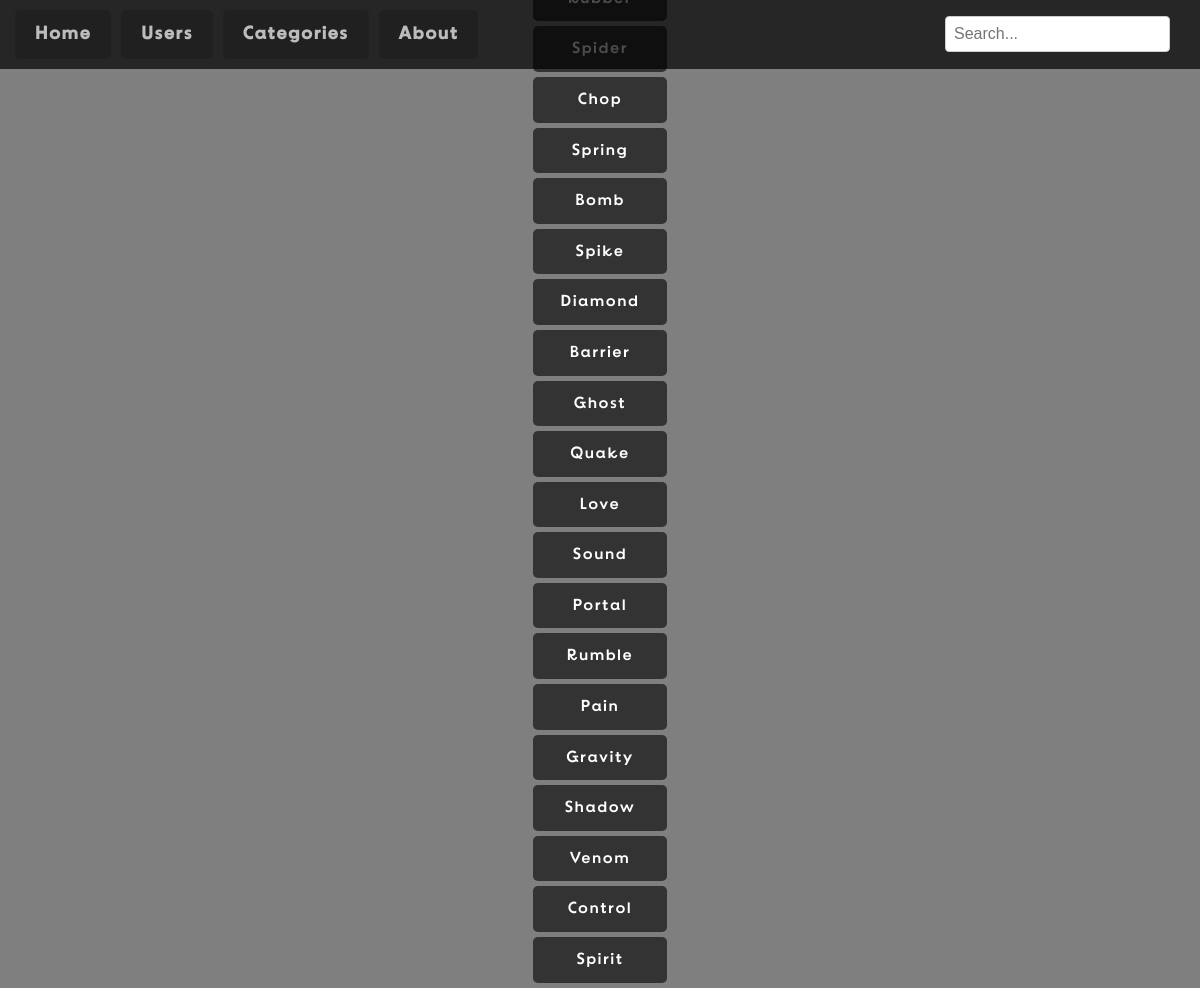
Page /category/1 on the committed database.
### tables this page shows
CREATE TABLE DevilFruits (fruit_id INTEGER PRIMARY KEY, name TEXT, category_id INTEGER, description TEXT, image_url TEXT, market_value REAL, demand INTEGER, user_id INTEGER REFERENCES Users (user_id), FOREIGN KEY (category_id) REFERENCES Categories (category_id));

### routes.py (the view)
@app.route('/category/<int:category_id>')
def category(category_id):
    conn = get_db_connection()
    category = conn.execute('SELECT * FROM Categories WHERE category_id = ?', (category_id,)).fetchone()
    fruits = conn.execute('SELECT * FROM DevilFruits WHERE category_id = ?', (category_id,)).fetchall()
    conn.close()
    return render_template('category.html', category=category, fruits=fruits, active_page='category_' + str(category_id))

### routes.py (called while the page is built)
def get_db_connection():
    conn = sqlite3.connect('DF_DATABASE.db')  # Replace with your actual local path if different
    conn.row_factory = sqlite3.Row
    return conn

@app.context_processor
def inject_categories():
    conn = get_db_connection()
    excluded_categories = ('Paramecia', 'Logia', 'Zoan')
    categories = conn.execute('SELECT * FROM Categories WHERE name NOT IN (?, ?, ?)', excluded_categories).fetchall()
    conn.close()
    return {'nav_categories': categories}

### templates/category.html (shortened to what this page needs)
{% extends 'layout.html' %}
{% block content %}
<ul>
  {% for fruit in fruits %}
    <li><a href="{{ url_for('fruit', fruit_id=fruit['fruit_id']) }}">{{ fruit['name'] }}</a></li>
  {% endfor %}
</ul>
{% endblock %}

### static/style.css (style rules this page uses)
html, body { height: 100%; margin: 0; padding: 0; }
body { font-family: 'BDSupper', sans-serif; letter-spacing: 1.5px; line-height: 1.6; background: linear-gradient(rgba(0, 0, 0, 0.5), rgba(0, 0, 0, 0.5)), url("images/background.jpg") no-repeat center center fixed; background-size: cover; color: #e0e0e0; position: relative; }
ul { list-style: none; }
ul li { background: #333333; margin: 5px 0; padding: 10px; border-radius: 5px; }
ul li a { text-decoration: none; color: #ffffff; }
* { margin: 0; padding: 0; box-sizing: border-box; }
html, body { width: 100%; height: 100%; }

### rows in the picture
DevilFruits: name "Spider"
DevilFruits: name "Chop"
DevilFruits: name "Spring"
DevilFruits: name "Bomb"
DevilFruits: name "Spike"
DevilFruits: name "Diamond"
DevilFruits: name "Barrier"
DevilFruits: name "Ghost"
DevilFruits: name "Quake"
DevilFruits: name "Love"
DevilFruits: name "Sound"
DevilFruits: name "Portal"
DevilFruits: name "Rumble"
DevilFruits: name "Pain"
DevilFruits: name "Gravity"
DevilFruits: name "Shadow"
DevilFruits: name "Venom"
DevilFruits: name "Control"
DevilFruits: name "Spirit"
